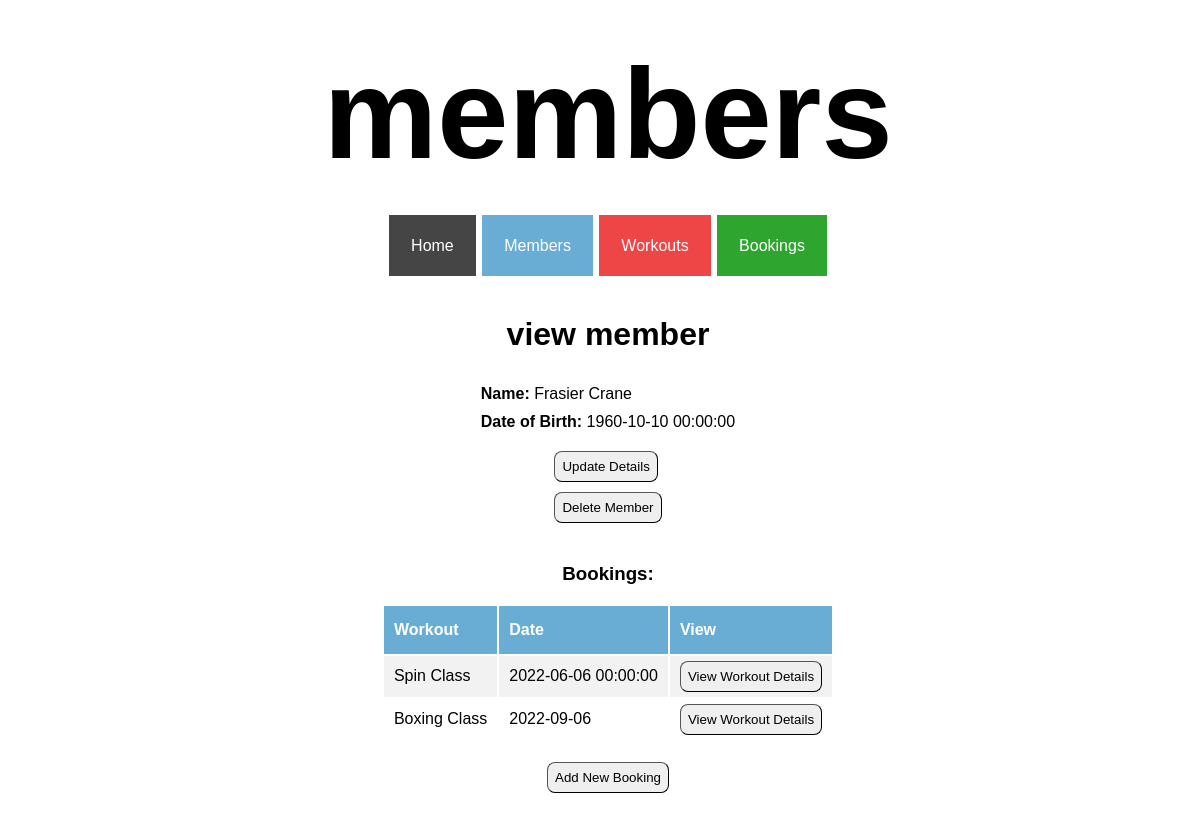
Screenshot of /members/1 with the database file from the repository.
### tables this page shows
CREATE TABLE members (
    id INTEGER PRIMARY KEY AUTOINCREMENT,
    first_name VARCHAR,
    last_name VARCHAR,
    dob DATE
);

CREATE TABLE workouts (
    id INTEGER PRIMARY KEY AUTOINCREMENT,
    name VARCHAR,
    date DATE,
    description TEXT,
    duration INTEGER,
    capacity INTEGER,
    capacity_filled INTEGER
);

### controllers/member_controller.py (the view)
@members_blueprint.route("/members/<id>")
def member_show(id):
    route_name = "members"
    member = member_repository.select(id)
    workouts = member_repository.get_workouts(member)
    return render_template("members/show.html", route_name=route_name, member=member, workouts=workouts)

### db/run_sql.py (called while the page is built)
def get_db():
    path = os.path.dirname(os.path.abspath(__file__))
    db = os.path.join(path, "gym_db.db")
    conn = sqlite3.connect(db)
    conn.execute("PRAGMA foreign_keys = 1")
    conn.row_factory = sqlite3.Row
    return conn

def run_sql(sql, values = []):
    db = get_db()
    cursor = db.cursor()
    cursor.execute(sql, values)
    results = cursor.fetchall()
    db.commit()
    db.close()
    return results

### repositories/member_repository.py (called while the page is built)
def select(id):
    member = None
    sql = "SELECT * FROM members WHERE id = ?"
    values = [id]
    result = run_sql(sql, values)[0]
    if result is not None:
        member = Member(result['first_name'], result['last_name'], result['dob'], result['id'])
    return member

def get_workouts(member):
    workouts = []
    sql = "SELECT workouts.* FROM workouts INNER JOIN bookings ON workouts.id = workout_id WHERE member_id = ?"
    values = [member.id]
    results = run_sql(sql, values)
    for row in results:
        workout = Workout(row['name'], row['date'], row['description'], row['duration'], row['capacity'], row['id'])
        workouts.append(workout)
    return workouts

### templates/members/show.html
{% extends 'base.html'%}
{% block content %}
<div class="show_page_container">
<h1>view member</h1>
<div class="show_page_top_details">
    <div><b>Name: </b>{{member.first_name}} {{member.last_name}}</div>
    <div><b>Date of Birth: </b>{{member.dob}}</div>
</div>
<div id="show_page_top_buttons">
    <button class="show_page_button"><a class="show_page_link" href="/members/{{member.id}}/update">Update Details</a></button>
    <form action="/members/{{member.id}}/delete" method="POST"><button class="show_page_button">Delete Member</button></form>
</div>
<h3 class="bookings_header">Bookings:</h3>
<table class="show_page_table">
    <tr class="show_page_table_headers">
        <th>Workout</th>
        <th>Date</th>
        <th>View</th>
    </tr>
    {% for workout in workouts %}
    <tr class="show_page_table_content">
        <td>{{workout.name}}</td>
        <td>{{workout.date}}</td>
        <td>
            <button class="show_page_button" id="show_page_view_button">
                <a class="show_page_link" href="/workouts/{{workout.id}}">View Workout Details</a>
            </button>
        </td>
    </tr>
    {% endfor %}
</table>
<button class="show_page_button" id="show_page_bottom_button">
    <a class="show_page_link" href="/bookings/create/member/{{member.id}}">Add New Booking</a>
</button>
</div>
{% endblock %}

### static/style.css (style rules this page uses)
body { font-family: Verdana, Geneva, Tahoma, sans-serif; height: 100%; width: 100%; }

### static/show_pages.css (style rules this page uses)
.show_page_container { display: flex; flex-direction: column; align-items: center; justify-content: center; margin: 40px auto; }
.show_page_top_details>div { margin: 10px auto; }
.show_page_table { width: auto; text-align: left; }
.show_page_table_headers { background-color: #69add5; color: white; }
.show_page_table_headers>th { padding: 15px 10px; }
.show_page_table_content>td { padding: 5px 10px; }
.show_page_table_content:nth-child(even) { background-color: #f2f2f2; }
.show_page_button { padding: 7px; border-radius: 8px; border-width: 1px; }
.show_page_link { color: #000000; text-decoration: none; }
#show_page_top_buttons>button { margin: 10px auto; }
#show_page_bottom_button { margin-top: 20px; }
.bookings_header { margin-top: 40px; }

### rows the page displays
members: first_name "Frasier", last_name "Crane", dob "1960-10-10 00:00:00"
workouts: name "Spin Class", date "2022-06-06 00:00:00"
workouts: name "Boxing Class", date "2022-09-06"

### other values shown
{{ route_name }} "members"
